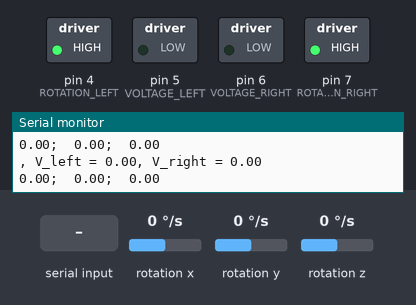
This sketch was run on a simulated Arduino Uno, built with avr-gcc and run on an emulated ATmega328P. On the bench: switched loads named in the sketch (green lamp = pin HIGH), the last lines printed to the serial monitor. Wiring (inferred from the names in the program): MPU-6050 motion sensor at I2C address 0x68. The inputs (shaded band) are chosen by the test bench; at power-on: rotation x 0 °/s, rotation y 0 °/s, rotation z 0 °/s.

Above: at 1.2 s.
1.3 s: "0" received over the second serial link
At 2.23 s:
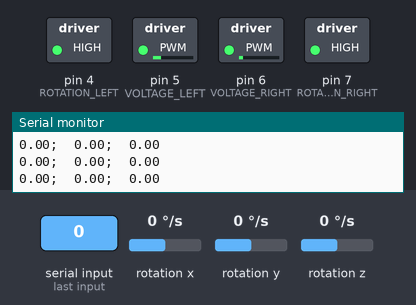
4.3 s: "B" received over the second serial link
At 7.0 s:
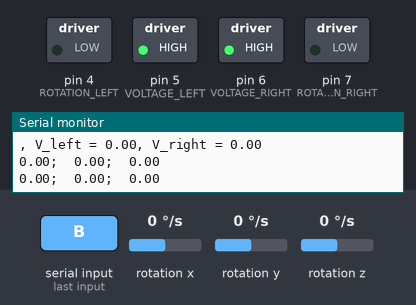
7.3 s: "X" received over the second serial link
At 7.9 s:
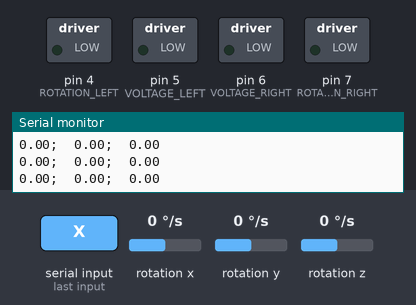
8.8 s: "0" received over the second serial link
At 9.73 s:
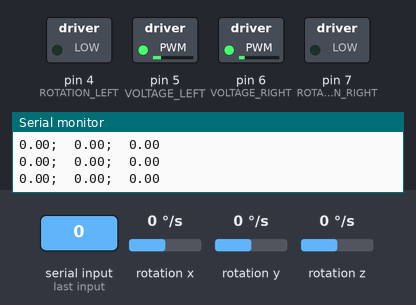
11.8 s: "F" received over the second serial link
At 14.5 s:
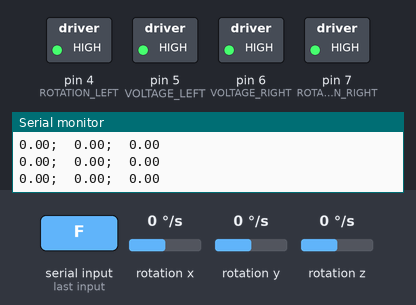
Timing chart, 0 to 15.8 s (numbered marks = the images above; inputs shaded):
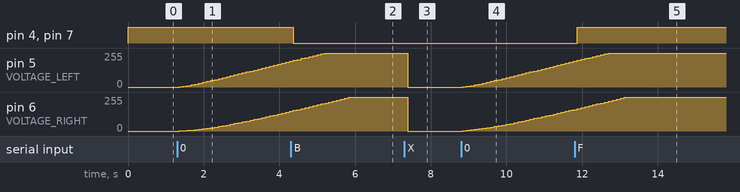

Measured:
- after the input at 1.3 s, pin 5 (VOLTAGE_LEFT): moves from 0/255 to 192/255 over 2.9 s, starting after 0.05 s; pin 6 (VOLTAGE_RIGHT): moves from 0/255 to 147/255 over 2.9 s, starting after 0.05 s
- after the input at 4.3 s, pin 4 (ROTATION_LEFT), pin 7 (ROTATION_RIGHT): HIGH → LOW after 0.07 s
- after the input at 7.3 s, pin 5 (VOLTAGE_LEFT), pin 6 (VOLTAGE_RIGHT): 255/255 → 0/255 after 0.09 s
- after the input at 8.8 s, pin 5 (VOLTAGE_LEFT): moves from 0/255 to 192/255 over 2.9 s, starting after 0.05 s; pin 6 (VOLTAGE_RIGHT): moves from 0/255 to 161/255 over 2.9 s, starting after 0.05 s
- after the input at 11.8 s, pin 4 (ROTATION_LEFT), pin 7 (ROTATION_RIGHT): LOW → HIGH after 0.07 s

The sketch:

LEO-MPU.ino
```cpp
#include <SoftwareSerial.h>
#include <Wire.h>

#define ROTATION_LEFT 4 //направление вращения левого колеса
#define VOLTAGE_LEFT 5 //управляющее напряжение левого колеса
#define VOLTAGE_RIGHT 6 //управляющее напряжение правого колеса
#define ROTATION_RIGHT 7 //направление вращения правого колеса

#define debug 0

#define temp 0x41
#define Gyro_X 0x43
#define Gyro_Y 0x45
#define Gyro_Z 0x47
#define Acc_X 0x3B
#define Acc_Y 0x3D
#define Acc_Z 0x3F

const int mpu_addr=0x68;  // I2C address of the MPU-6050
//Some of those boards have a pull-down resistor at AD0 (address = 0x68), others have a pull-up resistor (address = 0x69).
int16_t AcX,AcY,AcZ;

SoftwareSerial mySerial(9, 8);

float speed = 0; //требуемая скорость (см/с)

///////////////////////////////////////////////////////////////////////////////
///////////   Счетчик прерываний энкодера /////////////////////////////////////
///////////////////////////////////////////////////////////////////////////////
unsigned long int left_cnt, left_cnt0 = 0;
unsigned long int right_cnt, right_cnt0 = 0;
unsigned long int time_left0 = 0;
unsigned long int time_right0 = 0;

//подсчет отверстий на энкодере левого колеса
void left_wheel(void)
{
  unsigned long int time_left = micros();
  unsigned long int dt_left = time_left - time_left0;
  time_left0 = time_left;

  if (dt_left > 100)
    left_cnt++;
}

//подсчет отверстий на энкодере правого колеса
void right_wheel(void)
{
  unsigned long int time_right = micros();
  unsigned long int dt_right = time_right - time_right0;
  time_right0 = time_right;

  if (dt_right > 100)
    right_cnt++;
}
///////////////////////////////////////////////////////////////////////////////

double Read_reg(uint16_t addr)
{
  Wire.beginTransmission(mpu_addr);
  Wire.write(addr);
  Wire.endTransmission(false);
  Wire.requestFrom(mpu_addr,2);
  double X=Wire.read()<<8|Wire.read();
  Wire.endTransmission(true);
  return X;
}

void Write_reg(uint16_t addr, uint16_t data)
{
  Wire.beginTransmission(mpu_addr);
  Wire.write(addr);
  Wire.write(data>>8);
  Wire.write(data&0xFF);
  Wire.endTransmission(true);
}

volatile float ax;
volatile float ay;
volatile float az;
float b = 0.1;


float w_x = 0;
float w_y = 0;
float w_z = 0;

float angle_x = 0;
float angle_y = 0;
float angle_z = 0;

float angle_x0 = 0;
float angle_y0 = 0;
float angle_z0 = 0;
float b0 = 0.0001;

//////////////////////////////////////////////////////////////////////////////////////////////
unsigned long int old_time = 0;

void setup()
{
  pinMode(9, INPUT);
  pinMode(8, OUTPUT);
  mySerial.begin(9600); // BT serial

  Serial.begin(9600);
  Serial.println("???");

  Wire.begin();
  Wire.setClock(100000UL); // Set I2C frequency to 400kHz
  Wire.beginTransmission(mpu_addr);
  Wire.write(0x6B);
  Wire.write(0); // wake up the mpu6050
  Wire.endTransmission(true);

  pinMode(ROTATION_LEFT, OUTPUT);
  pinMode(VOLTAGE_LEFT, OUTPUT);
  pinMode(VOLTAGE_RIGHT, OUTPUT);
  pinMode(ROTATION_RIGHT, OUTPUT);

  digitalWrite(ROTATION_LEFT, HIGH);
  digitalWrite(VOLTAGE_LEFT, LOW);
  digitalWrite(VOLTAGE_RIGHT, LOW);
  digitalWrite(ROTATION_RIGHT, HIGH);

  //attachInterrupt(digitalPinToInterrupt(3),left_wheel,CHANGE); //обработчик прерываний левого колеса
  //attachInterrupt(digitalPinToInterrupt(2),right_wheel,CHANGE); //обработчик прерываний правого колеса

  old_time = micros();
  Serial.println("OK");
}

///////////////////////////////////////////////////////////////////////////////
///////////////////////////////////////////////////////////////////////////////
///////////////////////////////////////////////////////////////////////////////
//Управление с помощью кнопок по BT

float voltage_left = 0;
float voltage_right = 0; //управляющее напряжение

void remote_control(void)
{
  if (mySerial.available() > 0)
  {
    char cmd = mySerial.read();
    Serial.print((char)cmd); // debug

    if (cmd == '0')
    {
      Serial.println(" Start");
      speed = 0.06;
    }
    else if (cmd == 'X')
    {
      Serial.println(" Stop");
      voltage_left = 0;
      voltage_right = 0;
      speed = 0;
    }
    else if (cmd == 'F')
    {
      Serial.println(" Вперёд");
      digitalWrite(ROTATION_LEFT, HIGH);
      digitalWrite(ROTATION_RIGHT, HIGH);
    }
    else if (cmd == 'B')
    {
      Serial.println(" Назад");
      digitalWrite(ROTATION_LEFT, LOW);
      digitalWrite(ROTATION_RIGHT, LOW);
    }
    else if (cmd == 'L')
    {
      Serial.println(" Налево");
      left_cnt += 10; //60
    }
    else if (cmd == 'R')
    {
      Serial.println(" Направо");
      right_cnt += 10; //30
    }
    else if (cmd == 'Q')
    {
      Serial.println(" Быстрее");
      speed *= 1.05; //1.1
      Serial.print("Speed = ");
      Serial.println(speed*100);
    }
    else if (cmd == 'S')
    {
      Serial.println(" Медленнее");
      speed /= 1.05; //1.1
      Serial.print("Speed = ");
      Serial.println(speed*100);
    }
  }
}

//////////////////////////////////////////////////////////////////////////////////
//////////////////////////////////////////////////////////////////////////////////
//////////////////////////////////////////////////////////////////////////////////

long int error_S = 0;
float error_V_left = 0;
float error_V_right = 0;
float error_V_left_new = 0;
float error_V_right_new = 0;
float d_error_V_left = 0;
float d_error_V_right = 0;
float a_left; //ускорение левого
float a_right; //ускорение правого
unsigned long int dtime;
unsigned long int time;
float V_left = 0;
float V_right = 0;
float S_left = 0;
float S_right = 0;

void error_calc(void)
{
  float dcnt_left = left_cnt - left_cnt0;
  left_cnt0 = left_cnt;

  float dcnt_right = right_cnt - right_cnt0;
  right_cnt0 = right_cnt;

  S_left = 0.7*S_left + 0.3*(6*3.14*(dcnt_left/40));
  S_right = 0.7*S_right + 0.3*(6*3.14*(dcnt_right/40));

  V_left = 0.7*V_left + 0.3*(S_left/dtime*1000); //...*0.99
  V_right = 0.7*V_right + 0.3*(S_right/dtime*1000);

  error_S = left_cnt - right_cnt;

  error_V_left = 0.7*error_V_left + 0.3*(V_left - speed);
  d_error_V_left = error_V_left - error_V_left_new;
  error_V_left_new = error_V_left;

  error_V_right = 0.9*error_V_right + 0.1*(V_right - speed);
  d_error_V_right = error_V_right - error_V_right_new;
  error_V_right_new = error_V_right;

  a_left = d_error_V_left/dtime;
  /*if (A > A_max)
    A_max = A;
  if (A < A_min)
    A_min = A;*/

  a_right = d_error_V_right/dtime;
  /*if (B > B_max)
    B_max = B;
  if (B < B_min)
    B_min = B; */
}
////////////////////////////////////////////////////////////////////////////
////////////////////////////////////////////////////////////////////////////
////////////////////////////////////////////////////////////////////////////

float KP = 120; //коэффициент пропорционального регулятора (700)
float KI = 0.05; //коэффициент интегрального регулятора
float KD = 0; //коэффициент дифференциального регулятора
int N = 0; //счетчик прохождения цикла
void control(void)
{
  if (speed<0.01){
    voltage_left = 0;
    voltage_right = 0;
    //voltage_left -= (error_S*KI - (a_left*KD));
    //voltage_right -= (-error_S*KI - (a_right*KD));
  }
  else
  {
    voltage_left -= (error_V_left*KP + error_S*KI - (a_left*KD));
    voltage_right -= (error_V_right*KP - error_S*KI - (a_right*KD));
  }
  N += 1;

  if (voltage_left > 255)
    voltage_left = 255;
  if (voltage_right > 255)
    voltage_right = 255;
  if (voltage_left < 0)
    voltage_left = 0;
  if (voltage_right < 0)
    voltage_right = 0;

  analogWrite(VOLTAGE_RIGHT, round(voltage_right));
  analogWrite(VOLTAGE_LEFT, round(voltage_left));

  if(N > 10){
    //Serial.print ("voltage_left = ");
    //Serial.print (voltage_left);
    Serial.print (", V_left = ");
    Serial.print (V_left*100);
    //Serial.print (", error_V_left = ");
    //Serial.print (error_V_left*100);
    //Serial.print (", voltage_right = ");
    //Serial.print (voltage_right);
    Serial.print (", V_right = ");
    Serial.println (V_right*100);
    //Serial.print (", error_V_right = ");
    //Serial.print (error_V_right*100);

    //Serial.print (", S_left = ");
    //Serial.print (S_left);
    //Serial.print (", S_right = ");
    //Serial.print (S_right);
    //Serial.print (", error_S = ");
    //Serial.println (error_S);
    N = 0;
  }
}

///////////////////////////////////////////////////////////////////////////
///////////////////////////////////////////////////////////////////////////
///////////////////////////////////////////////////////////////////////////

void loop()
{
//  Serial.println("?");
  time = micros();
  dtime = time - old_time;

  if(dtime > 10000) // timer
  {
    old_time = time;

    remote_control();
    error_calc();
    control();
  }

  w_x = Read_reg(Gyro_X)/250.0;
  w_y = Read_reg(Gyro_Y)/250.0;
  w_z = Read_reg(Gyro_Z)/250.0;

  angle_x += w_x - angle_x0;
  angle_y += w_y - angle_y0;
  angle_z += w_z - angle_z0;

  angle_x0 = (1-b)*angle_x0 + b*w_x;
  angle_y0 = (1-b)*angle_y0 + b*w_y;
  angle_z0 = (1-b)*angle_z0 + b*w_z;

  Serial.print(w_x);
  Serial.print(";  ");
  Serial.print(w_y);
  Serial.print(";  ");
  Serial.println(w_z);
  delay(100);

}
```
